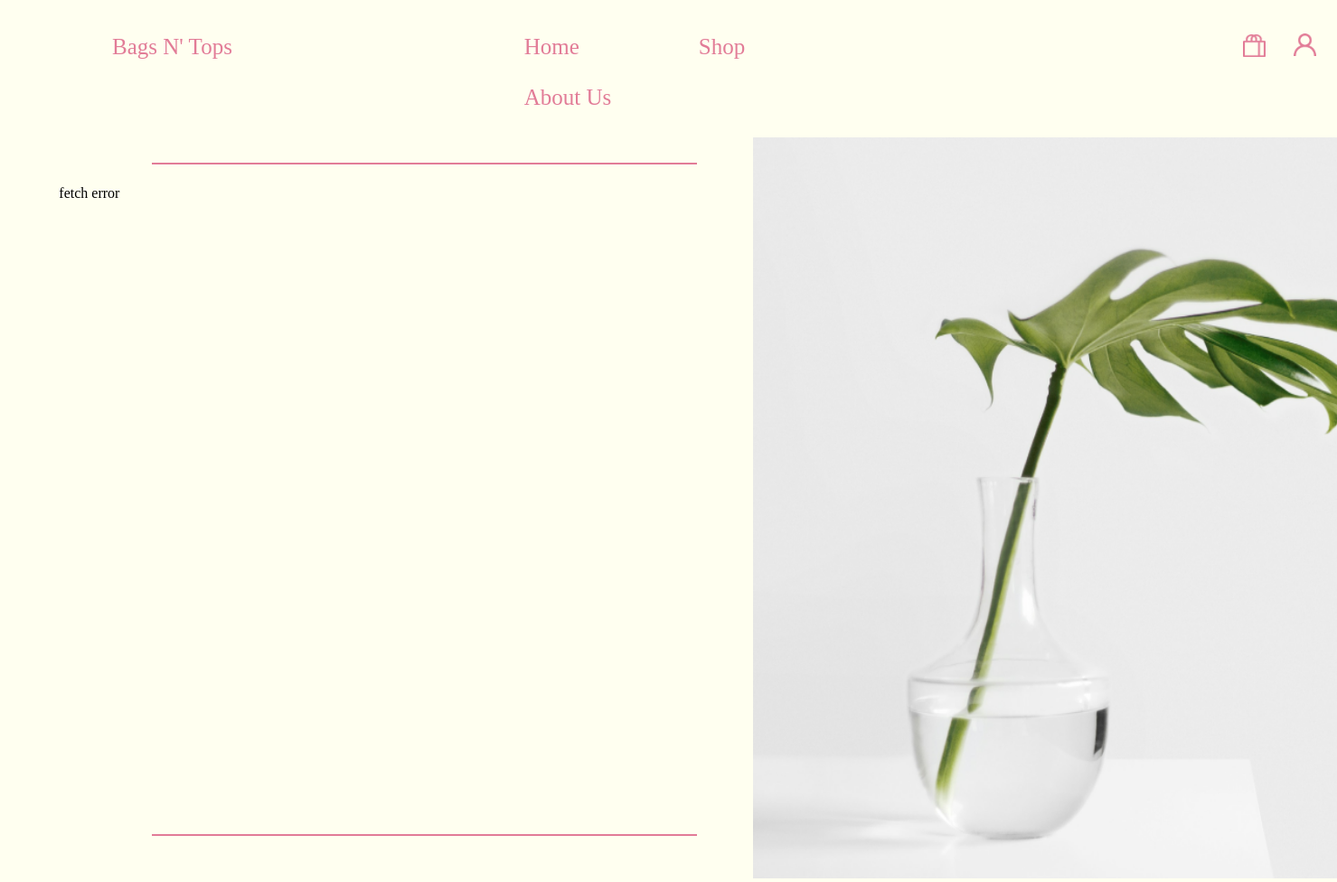
The page /productspage.php on the database as committed earlier.
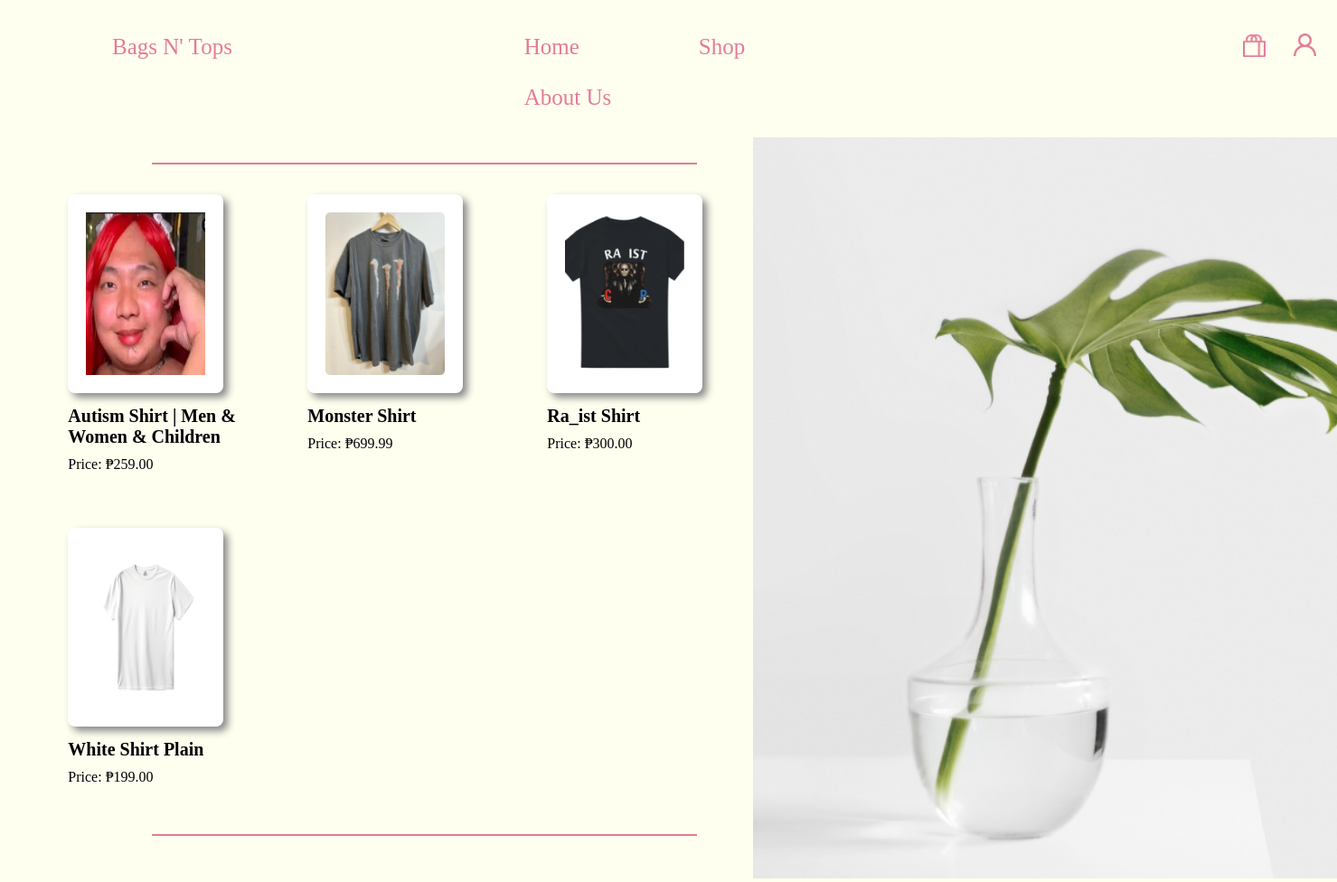
The same page on the database as committed later.
### tables this page shows
CREATE TABLE `productstb` (
  `productId` varchar(7) NOT NULL,
  `productName` varchar(100) NOT NULL,
  `productPrice` decimal(10,2) NOT NULL,
  `productStock` int(11) NOT NULL
);

### PHP/db_functions.php (called while the page is built, shortened)
<?php
class DBStarter
{
    function startDB()
    {
        $this->conn = new mysqli('localhost', 'root', '', 'bagsntopsdb');
    }
}
class select
{
    public $db;
    public $table;
    function __construct($table)
    {
        $this->db = new DBStarter();
        $this->table = $table;
    }
    function selectData($column = "*", ?string $constraints = null)
    {
        $this->db->startDB();
        $command = "SELECT {$column} FROM {$this->table}";
        $command .= ";";
        $result = $this->db->conn->query($command);
        $result_array = [];
        if ($result && $result->num_rows > 0) {
            while ($row = $result->fetch_assoc()) {
                $result_array[] = $row;
            }
        }
        $this->db->endDB();
        return $result_array;
    }
}

### PHP/product_db.php (the view)
<?php
$selectData = new select('productstb');
$resultArray = $selectData->selectData();
if(count($resultArray) > 0) {
    foreach($resultArray as $result) {
        echo "<div id='product-card' product-id='{$result['productId']}' product-stock='{$result['productStock']}'>";
        echo "<img src='PRODUCTS/" . $result['productId'] . "/product_img.png' alt='" . $result['productName'] . "' class='product-image'>";
        echo "<h2>" . $result['productName'] . "</h2>";
        echo "<p>Price: ₱" . $result['productPrice'] . "</p>";
        echo "</div>";
    }
} else {
    echo "fetch error";
}

### productspage.php (shortened to what this page needs)
<?php
include_once('./PHP/db_functions.php');
?>
<!DOCTYPE html>
<html lang="en">
<head>
    <link rel="stylesheet" href="/CSS/productspage.css">
</head>
<body>
    <div id="top-bar">
        <div id="top-bar-1">
            <section id="tb-1-title">Bags N' Tops</section>
        </div>
        <div id="top-bar-2">
            <ul id="nav-bar">
                <li><a href="index.php">Home</a></li>
                <li><a href="productspage.php">Shop</a></li>
                <li><a href="index.php#three">About Us</a></li>
            </ul>
        </div>
        <div id="top-bar-3">
            <ul id="nav-bar-2">
                <li><button id="loginBtn"><img src="./RSC/nav-bar-icons/person-icon-pink.png" alt="" width="25px" height="25px" style="margin:0px;padding-top:11px;padding-left:5px;"></button></li>
                <li><a href="#news"><img src="RSC/nav-bar-icons/bag-icon-pink.png" width="25px" height="25px"></a></li>
            </ul>
        </div>
    </div>
    <div id="main-content">
        <div id="mc-left">
            <hr id="top-hr">
            <div id="prod-container">
                <div id="products-grid">
                    <?php include_once './PHP/product_db.php';?>
                </div>
            </div>
            <hr id="top-hr">
        </div>
        <div id="mc-right">
            <img src="RSC/home-page/front-2-img.png" alt="" width="790px" height="820px">
        </div>
    </div>
</body>
</html>

### CSS/productspage.css (style rules this page uses)
body { background-color: #fffff0; overflow: hidden; }
#top-bar { margin: 0; padding: 0; }
#top-bar-1 { width: 25%; float: left; text-align: left; }
#tb-1-title { padding: 30px 16px; margin-left: 100px; font-size: 25px; font-family: 'Recoleta'; color: #E27C97; }
#top-bar-2 { width: 45%; float: left; margin: 0px; }
#top-bar-3 { width: 30%; float: left; margin: 0px; text-align: right; }
#nav-bar { list-style-type: none; overflow: hidden; margin-left: 150px; }
#nav-bar-2 { list-style-type: none; overflow: hidden; }
#nav-bar li { float: left; font-size: 25px; font-family: 'NimbusSan'; margin-right: 100px; }
#nav-bar-2 li { float: right; font-size: 25px; }
#nav-bar li a { display: block; color: #E27C97; text-align: center; padding: 14px 16px; text-decoration: none; transition-duration: 0.4s; border-radius: 3px; }
#nav-bar-2 li a { display: block; color: #E27C97; text-align: center; padding: 14px 16px; text-decoration: none; transition-duration: 0.4s; border-radius: 3px; }
#nav-bar-2 li button { transition-duration: 0.4s; padding: 2px 15px 15px 10px; border: none; background: none; }
#main-content { width: 100%; }
#mc-left { width: 55%; float: left; padding-top: 20px; }
#top-hr { margin-left: 160px; width: 75%; height: 2px; border: none; background-color: #E27C97; }
#mc-right { width: 39%; float: left; padding-left: 20px; }
#prod-container { display: flex; }
#products-grid { margin-top: 15px; margin-bottom: 10px; height: 700px; width: 930px; display: grid; padding-left: 90px; grid-template-columns: repeat(3, 250px); justify-content: center; overflow-y: scroll; gap: 15px; float: right; }
#product-card { border-radius: 10px; padding: 10px; height: auto; width: 220px; cursor: pointer; }
#product-card img { width: 60%; height: 180px; border-radius: 8px; margin-bottom: 10px; background-color: #fff; padding: 20px; box-shadow: 5px 5px 8px #888888; }
#product-card h2 { font-size: 20px; margin: 0 0 10px; font-family: "NimbusSanBol"; border: none; background-color: transparent; }
#product-card p { margin: 5px 0; font-family: "NimbusSan"; }

Rows that differ between the two databases and show on the page:
added productstb: productId (picture), productName "Autism Shirt | Men & Women & Children", productPrice "259.00"
added productstb: productId (picture), productName "Monster Shirt", productPrice "699.99"
added productstb: productId (picture), productName "Ra_ist Shirt", productPrice "300.00"
added productstb: productId (picture), productName "White Shirt Plain", productPrice "199.00"
Other text that changed with them:
text no longer shown: "fetch error"
